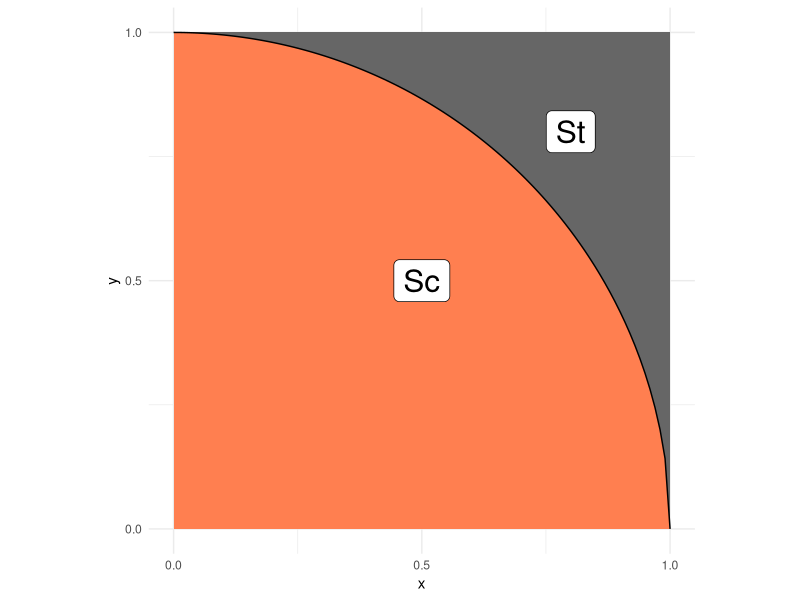
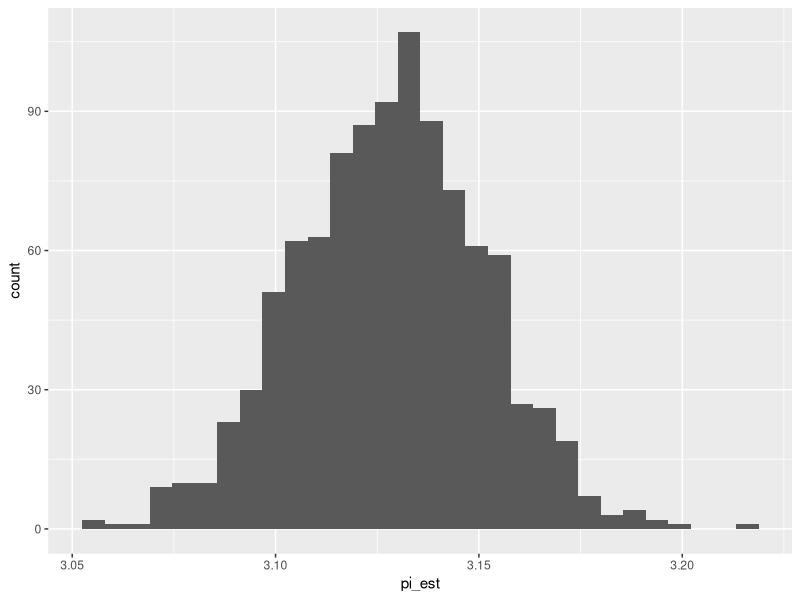

Recreate these plots in R, in order.
## ---- chunk 1
library(tidyverse)
library(rsample)
## ---- chunk 2
## NOTE: No need to edit; this visual helps explain the pi estimation scheme
tibble(x = seq(0, 1, length.out = 100)) %>%
  mutate(y = sqrt(1 - x^2)) %>%

  ggplot(aes(x, y)) +
  annotate(
    "rect",
    xmin = 0, ymin = 0, xmax = 1, ymax = 1,
    fill = "grey40",
    size = 1
  ) +
  geom_ribbon(aes(ymin = 0, ymax = y), fill = "coral") +
  geom_line() +
  annotate(
    "label",
    x = 0.5, y = 0.5, label = "Sc",
    size = 8
  ) +
  annotate(
    "label",
    x = 0.8, y = 0.8, label = "St",
    size = 8
  ) +
  scale_x_continuous(breaks = c(0, 1/2, 1)) +
  scale_y_continuous(breaks = c(0, 1/2, 1)) +
  theme_minimal() +
  coord_fixed()
## ---- chunk 3
## TASK: Choose a sample size and generate samples
n <- 5000
x <- runif(n)
y <- runif(n)
df_q1 <- tibble(x, y)
## ---- chunk 4
## NOTE: Do not edit this code
# Correct sample size
assertthat::assert_that(
  dim(df_q1) %>% 
    .[[1]] == n,
  msg = "The sample size should be `n`"
)
# Correct column names
assertthat::assert_that(
  setequal(names(df_q1), c("x", "y")),
  msg = "df_q1 must include the columns `x` and `y`"
)
print("Good")
## ---- chunk 5
## TASK: Finish implementing this function
stat <- function(x, y) {
  # TODO: Finish implementing this function
  4 * (x^2 + y^2 <= 1)
}
stat(0, 0)
stat(1, 1)
stat(0.5, 0.5)
## ---- chunk 6
## TASK: Finish writing these assert statements

# Check the value for points *inside* the circle
assertthat::assert_that(
  tibble(x = 0, y = 0) %>% # Pick a point *inside* the circle
    mutate(stat = stat(x, y)) %>% 
    pull(stat) %>% 
    .[[1]] == 4,
  # ???, # Write the correct value of stat() here
  msg = "Incorrect value when a point is inside the circle"
)

# Check the value for points *outside* the circle
assertthat::assert_that(
  tibble(x = 1, y = 1) %>% # Pick a point *outside* the circle
    mutate(stat = stat(x, y)) %>% 
    pull(stat) %>% 
    .[[1]] == 0,
  # ???, # Write the correct value of stat() here
  msg = "Incorrect value when a point is outside the circle"
)
print("Your assertions passed, but make sure they're checking the right thing!")
## ---- chunk 7
## TASK: Estimate pi using your data from q1
df_q3 <- 
  df_q1 %>% 
  # TODO: Estimate pi as the column `pi_est`
  summarize(pi_est = mean(stat(x,y)))
df_q3
## ---- chunk 8
## NOTE: Do not edit this code
# Correct sample size
assertthat::assert_that(
  dim(df_q3) %>% 
    .[[1]] == 1,
  msg = "This result should have just one row"
)
# Correct column names
assertthat::assert_that(
  setequal(names(df_q3), c("pi_est")),
  msg = "df_q3 must include the column `pi_est`"
)
print("Good")
## ---- chunk 9
## TASK: Finish the code below
df_q4 <- 
  df_q1 %>% 
  bootstraps(., times = 1000) %>% 
  mutate(
    pi_est = map_dbl(
      splits,
      function(split_df) {
        analysis(split_df) %>% 
          # Estimate pi (pi_est) using the resampled data;
          # this should be *identical* to the
          # code you wrote for q3
          summarize(pi_est = mean(stat(x,y))) %>%
          pull(pi_est)
      }
    )
  )

## NOTE: Do not edit; use this to visualize your results
df_q4 %>% 
  ggplot(aes(pi_est)) +
  geom_histogram()
## ---- chunk 10
## TASK: Compute a bootstrap confidence interval at the 95% level (alpha = 0.05)
alpha <- 0.05
df_q5 <- 
  df_q4 %>% 
  summarize(
    # TODO: Compute pi_lo and pi_up
    pi_lo = quantile(pi_est, alpha / 2),
    pi_up = quantile(pi_est, 1 - alpha / 2),
  )

df_q5
## ---- chunk 11
  df_q1 %>%
  summarize(
    pi_est = mean(stat(x, y)),
    se = sd(stat(x,y)) / sqrt(n),
    pi_lo = pi_est - qnorm( 1 - (1 - alpha) / 2 ) * se,
    pi_hi = pi_est + qnorm( 1 - (1 - alpha) / 2 ) * se,
  )
